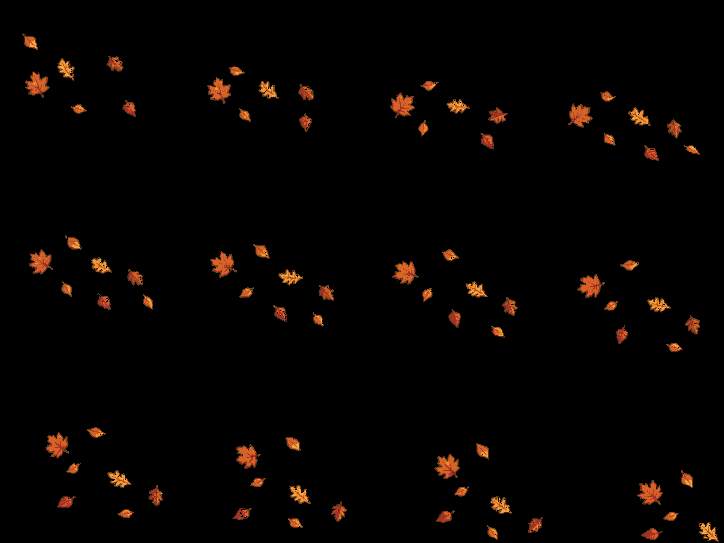
#> input picture assets/town/modular_v3/ambient/falling_leaves_sheet.png, 1448 x 1086 px (shown at 1/2 size)
$ python -i prepare_town_ambient_animation.py   (imports and definitions only)
#> lines starting #> are read from the running program, lines starting #| are printed output that depends on the picture
#!/usr/bin/env python3
"""Prepare independently replaceable Town ambient animation atlases."""

from __future__ import annotations

import argparse
from pathlib import Path

from PIL import Image


ROOT = Path(__file__).resolve().parents[1]
CANDIDATE_ROOT = (
	ROOT
	/ "design/figma/town/b2_front_style_candidates/town_environment_animation"
)
DEFAULT_OUTPUT_ROOT = ROOT / "assets/town/modular_v3/ambient"
ATLAS_SIZE = (1448, 1086)
COLUMNS = 4
ROWS = 3
FRAME_COUNT = COLUMNS * ROWS
FRAME_SIZE = (ATLAS_SIZE[0] // COLUMNS, ATLAS_SIZE[1] // ROWS)
PIXEL_ART_PRESETS = {
	"falling_leaves_sheet.png": (2, 16),
	"bird_idle_sheet.png": (2, 20),
	"bird_flight_sheet.png": (2, 20),
}
SOURCES = {
	"falling_leaves_sheet.png": (
		CANDIDATE_ROOT
		/ "falling_leaves"
		/ "falling_leaves_4x3_v1_rgba.png"
	),
	"bird_idle_sheet.png": (
		CANDIDATE_ROOT / "birds" / "sparrow_idle_12f_v1.png"
	),
	"bird_flight_sheet.png": (
		CANDIDATE_ROOT / "birds" / "sparrow_takeoff_flight_12f_v1.png"
	),
}


# [85 lines left out: functions _validate_atlas, _pixelate_frame, _align_idle_bird, _align_flight_bird, not called in this run]


def _prepare_runtime_atlas(
	image: Image.Image,
	output_name: str,
) -> Image.Image:
	pixel_factor, color_count = PIXEL_ART_PRESETS[output_name]
	prepared = Image.new("RGBA", image.size, (0, 0, 0, 0))
	for frame_index in range(FRAME_COUNT):
		column = frame_index % COLUMNS
		row = frame_index // COLUMNS
		left = column * FRAME_SIZE[0]
		top = row * FRAME_SIZE[1]
		frame = image.crop(
			(left, top, left + FRAME_SIZE[0], top + FRAME_SIZE[1])
		)
		frame = _pixelate_frame(frame, pixel_factor, color_count)
		if output_name == "bird_idle_sheet.png":
			frame = _align_idle_bird(frame)
		elif output_name == "bird_flight_sheet.png":
			frame = _align_flight_bird(frame)
		prepared.alpha_composite(frame, (left, top))
	return prepared


# [24 lines left out: functions prepare_assets, main, not called in this run]


# [2 lines not run here, left out]

>>> import cv2
>>> picture = cv2.imread('../assets/town/modular_v3/ambient/falling_leaves_sheet.png', cv2.IMREAD_GRAYSCALE)
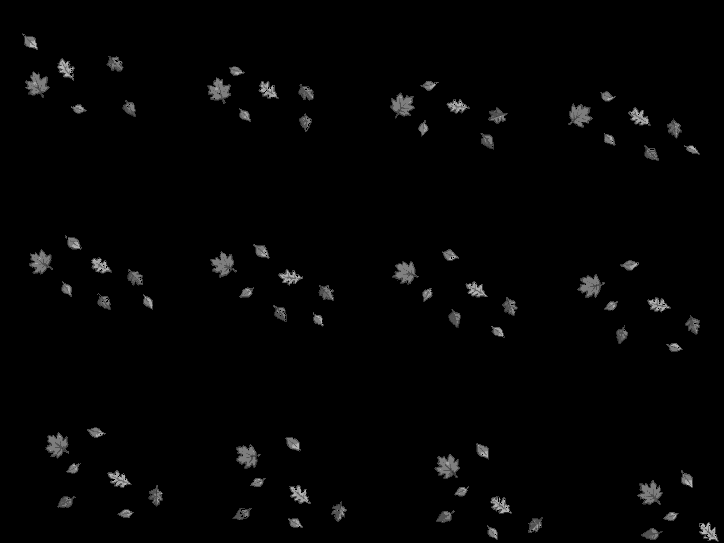
#> picture: shape (1086, 1448) (shown at 1/2 size); min 0, max 182, mean 3.8
>>> result = _prepare_runtime_atlas(picture, 'out.png')
#> (the run stopped early here; a loop or call above may not have finished)

$ run again, on assets/town/modular_v3/ambient/autumn_canopy_modules_sheet.png
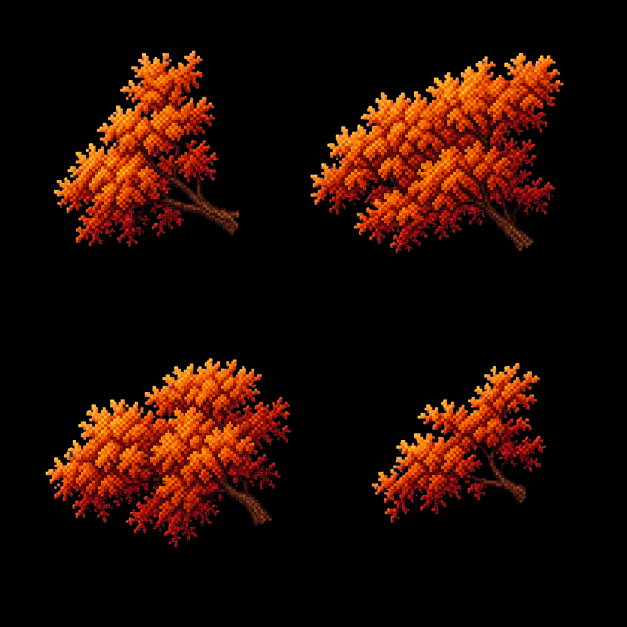
#> input picture assets/town/modular_v3/ambient/autumn_canopy_modules_sheet.png, 1254 x 1254 px (shown at 1/2 size)
#> `picture = cv2.imread('../assets/town/modular_v3/ambient/falling_leaves..`:
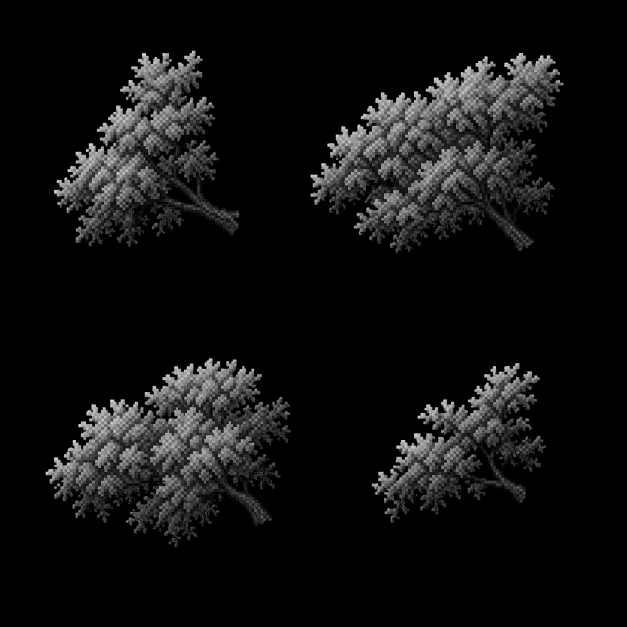
#> picture: shape (1254, 1254) (shown at 1/2 size); min 0, max 229, mean 16.8

$ run again, on assets/town/modular_v3/ambient/autumn_foliage_anchor_trunk_v1.png
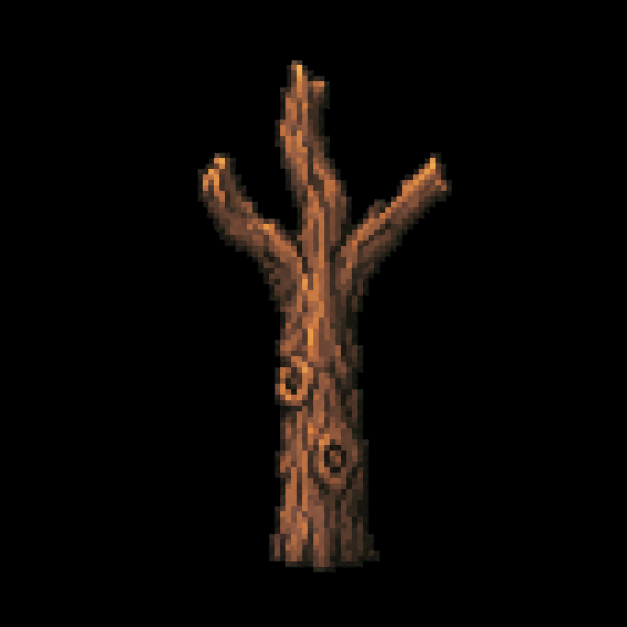
#> input picture assets/town/modular_v3/ambient/autumn_foliage_anchor_trunk_v1.png, 1254 x 1254 px (shown at 1/2 size)
#> `picture = cv2.imread('../assets/town/modular_v3/ambient/falling_leaves..`:
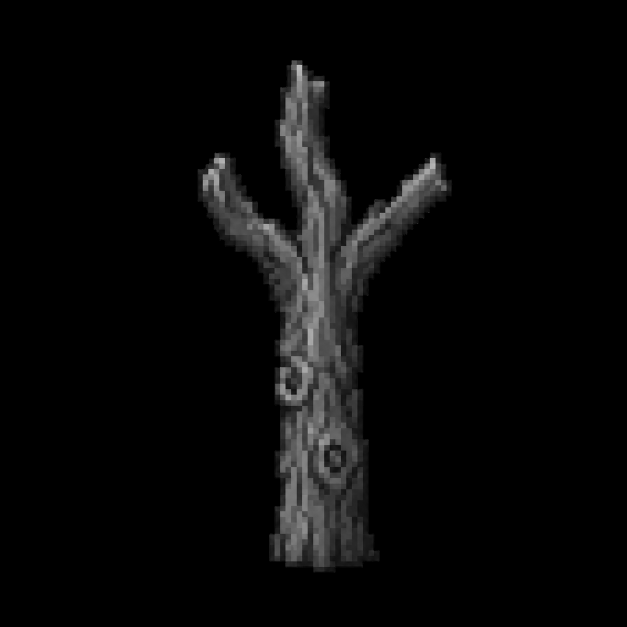
#> picture: shape (1254, 1254) (shown at 1/2 size); min 0, max 196, mean 8.7

$ run again, on assets/town/modular_v3/ambient/autumn_foliage_droop_atlas_v1.png
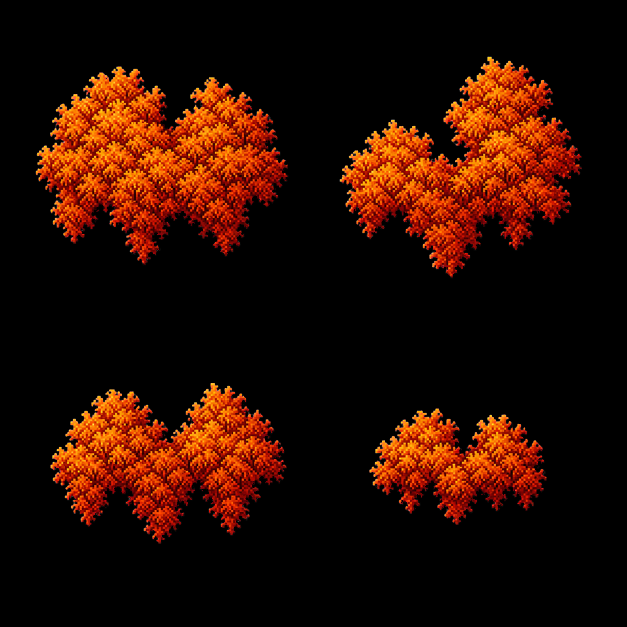
#> input picture assets/town/modular_v3/ambient/autumn_foliage_droop_atlas_v1.png, 1254 x 1254 px (shown at 1/2 size)
#> `picture = cv2.imread('../assets/town/modular_v3/ambient/falling_leaves..`:
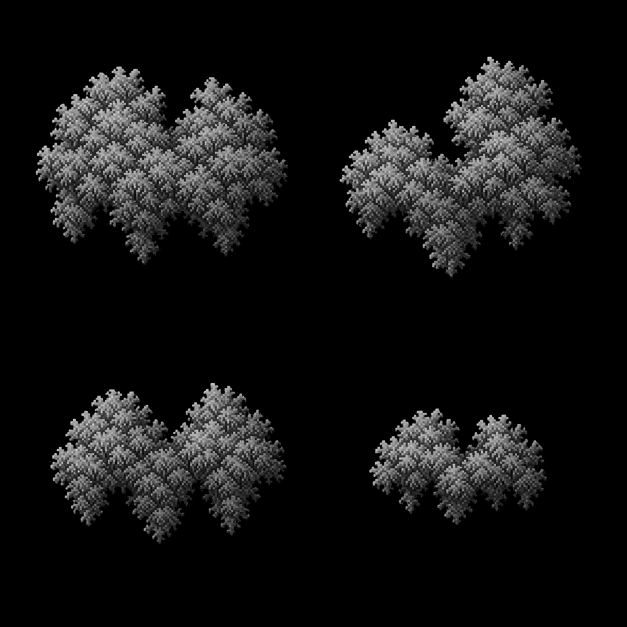
#> picture: shape (1254, 1254) (shown at 1/2 size); min 0, max 229, mean 19.6
